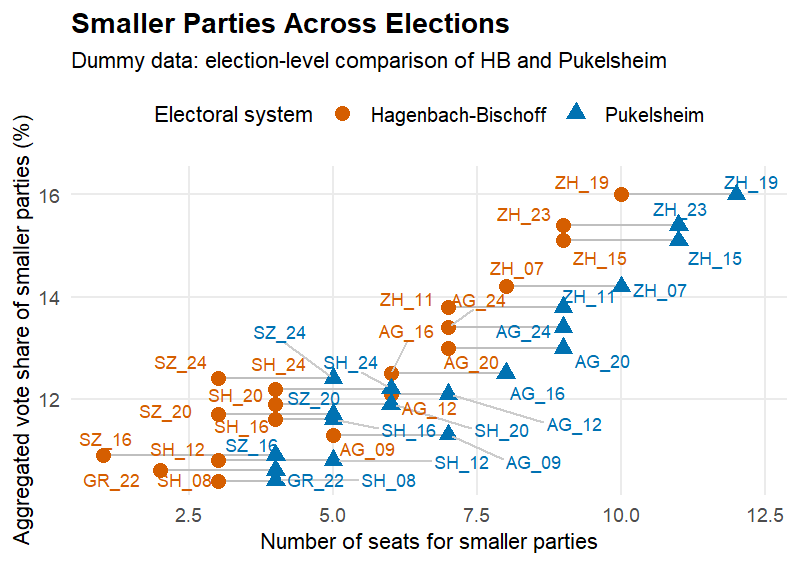

Recreate this plot in R.
library(tidyverse)

dummy_data <- tribble(
  ~election,   ~canton, ~year, ~system,               ~seats_small_parties, ~vote_share_small_parties,
  "ZH_07",   "ZH",    2007,  "Hagenbach-Bischoff",  8,                    14.2,
  "ZH_07",   "ZH",    2007,  "Pukelsheim",          10,                   14.2,
  "ZH_11",   "ZH",    2011,  "Hagenbach-Bischoff",  7,                    13.8,
  "ZH_11",   "ZH",    2011,  "Pukelsheim",          9,                    13.8,
  "ZH_15",   "ZH",    2015,  "Hagenbach-Bischoff",  9,                    15.1,
  "ZH_15",   "ZH",    2015,  "Pukelsheim",          11,                   15.1,
  "ZH_19",   "ZH",    2019,  "Hagenbach-Bischoff",  10,                   16.0,
  "ZH_19",   "ZH",    2019,  "Pukelsheim",          12,                   16.0,
  "ZH_23",   "ZH",    2023,  "Hagenbach-Bischoff",  9,                    15.4,
  "ZH_23",   "ZH",    2023,  "Pukelsheim",          11,                   15.4,
  "AG_09",   "AG",    2009,  "Hagenbach-Bischoff",  5,                    11.3,
  "AG_09",   "AG",    2009,  "Pukelsheim",          7,                    11.3,
  "AG_12",   "AG",    2012,  "Hagenbach-Bischoff",  6,                    12.1,
  "AG_12",   "AG",    2012,  "Pukelsheim",          7,                    12.1,
  "AG_16",   "AG",    2016,  "Hagenbach-Bischoff",  6,                    12.5,
  "AG_16",   "AG",    2016,  "Pukelsheim",          8,                    12.5,
  "AG_20",   "AG",    2020,  "Hagenbach-Bischoff",  7,                    13.0,
  "AG_20",   "AG",    2020,  "Pukelsheim",          9,                    13.0,
  "AG_24",   "AG",    2024,  "Hagenbach-Bischoff",  7,                    13.4,
  "AG_24",   "AG",    2024,  "Pukelsheim",          9,                    13.4,
  "SH_08",   "SH",    2008,  "Hagenbach-Bischoff",  3,                    10.4,
  "SH_08",   "SH",    2008,  "Pukelsheim",          4,                    10.4,
  "SH_12",   "SH",    2012,  "Hagenbach-Bischoff",  3,                    10.8,
  "SH_12",   "SH",    2012,  "Pukelsheim",          5,                    10.8,
  "SH_16",   "SH",    2016,  "Hagenbach-Bischoff",  4,                    11.6,
  "SH_16",   "SH",    2016,  "Pukelsheim",          5,                    11.6,
  "SH_20",   "SH",    2020,  "Hagenbach-Bischoff",  4,                    11.9,
  "SH_20",   "SH",    2020,  "Pukelsheim",          6,                    11.9,
  "SH_24",   "SH",    2024,  "Hagenbach-Bischoff",  4,                    12.2,
  "SH_24",   "SH",    2024,  "Pukelsheim",          6,                    12.2,
  "SZ_16",   "SZ",    2016,  "Hagenbach-Bischoff",  1,                    10.9,
  "SZ_16",   "SZ",    2016,  "Pukelsheim",          4,                    10.9,
  "SZ_20",   "SZ",    2020,  "Hagenbach-Bischoff",  3,                    11.7,
  "SZ_20",   "SZ",    2020,  "Pukelsheim",          5,                    11.7,
  "SZ_24",   "SZ",    2024,  "Hagenbach-Bischoff",  3,                    12.4,
  "SZ_24",   "SZ",    2024,  "Pukelsheim",          5,                    12.4,
  "GR_22",   "GR",    2022,  "Hagenbach-Bischoff",  2,                    10.6,
  "GR_22",   "GR",    2022,  "Pukelsheim",          4,                    10.6
)
library(tidyverse)
library(ggrepel)
library(ggplot2)


ggplot(dummy_data, aes(x = seats_small_parties,
                       y = vote_share_small_parties,
                       color = system,
                       shape = system)) +
  geom_line(aes(group = election), color = "grey75", linewidth = 0.6) +
  geom_point(size = 3.2) +
  geom_text_repel(aes(label = election),
                  size = 3.2,
                  show.legend = FALSE,
                  max.overlaps = Inf,
                  box.padding = 0.3,
                  point.padding = 0.2,
                  segment.color = "grey80",
                  segment.linewidth = 0.4) +
  scale_color_manual(values = c("Hagenbach-Bischoff" = "#D55E00",
                                "Pukelsheim" = "#0072B2")) +
  scale_x_continuous(expand = expansion(mult = c(0.05, 0.08))) +
  scale_y_continuous(expand = expansion(mult = c(0.05, 0.10))) +
  labs(
    title = "Smaller Parties Across Elections",
    subtitle = "Dummy data: election-level comparison of HB and Pukelsheim",
    x = "Number of seats for smaller parties",
    y = "Aggregated vote share of smaller parties (%)",
    color = "Electoral system",
    shape = "Electoral system"
  ) +
  theme_minimal(base_size = 12) +
  theme(
    legend.position = "top",
    legend.title = element_text(size = 11),
    legend.text = element_text(size = 10),
    plot.title = element_text(face = "bold", size = 14),
    plot.subtitle = element_text(size = 11),
    axis.title = element_text(size = 11),
    panel.grid.minor = element_blank()
  )
